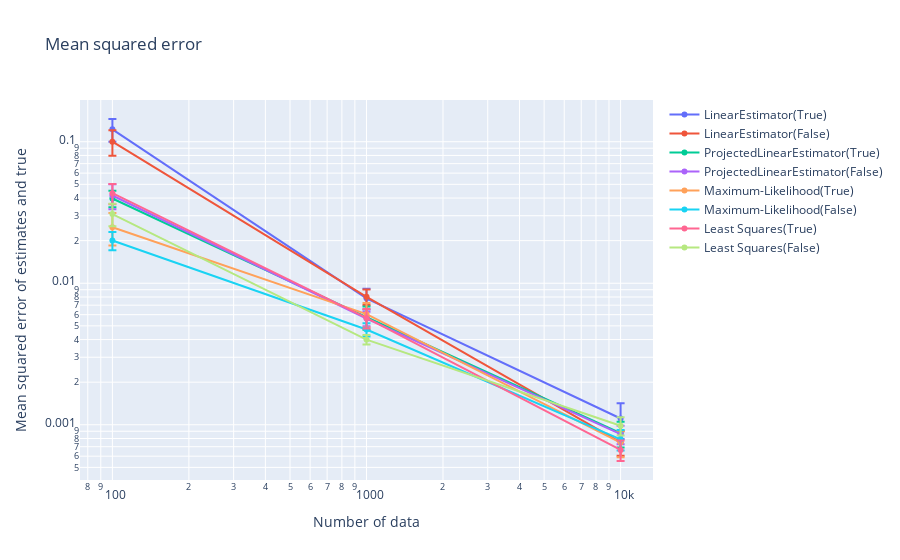

This figure's notebook cell:
### Code cell
fig = data_analysis.make_mses_graph_estimation_results(
    estimation_results_list,
    case_name_list,
    true_object,
)
fig.show()

### Figure 1 — Plotly figure (JSON) as saved in the notebook; plotly's stock layout.template omitted (floating-point values rounded to 4 significant figures)
{"data": [{"error_y": {"array": [0.02233, 0.001298, 0.0003141], "type": "data", "visible": true}, "mode": "lines+markers", "name": "LinearEstimator(True)", "type": "scatter", "x": [100, 1000, 10000], "y": [0.1224, 0.007829, 0.001108]}, {"error_y": {"array": [0.02033, 0.001008, 0.0001488], "type": "data", "visible": true}, "mode": "lines+markers", "name": "LinearEstimator(False)", "type": "scatter", "x": [100, 1000, 10000], "y": [0.1001, 0.008021, 0.0007525]}, {"error_y": {"array": [0.005313, 0.001075, 0.0001793], "type": "data", "visible": true}, "mode": "lines+markers", "name": "ProjectedLinearEstimator(True)", "type": "scatter", "x": [100, 1000, 10000], "y": [0.03971, 0.005769, 0.000871]}, {"error_y": {"array": [0.008288, 0.0006523, 0.0001284], "type": "data", "visible": true}, "mode": "lines+markers", "name": "ProjectedLinearEstimator(False)", "type": "scatter", "x": [100, 1000, 10000], "y": [0.04169, 0.005628, 0.0008579]}, {"error_y": {"array": [0.006431, 0.001195, 0.0001586], "type": "data", "visible": true}, "mode": "lines+markers", "name": "Maximum-Likelihood(True)", "type": "scatter", "x": [100, 1000, 10000], "y": [0.02489, 0.006057, 0.0007481]}, {"error_y": {"array": [0.002972, 0.0005039, 0.0001309], "type": "data", "visible": true}, "mode": "lines+markers", "name": "Maximum-Likelihood(False)", "type": "scatter", "x": [100, 1000, 10000], "y": [0.02007, 0.004709, 0.0007896]}, {"error_y": {"array": [0.007061, 0.000892, 0.0001093], "type": "data", "visible": true}, "mode": "lines+markers", "name": "Least Squares(True)", "type": "scatter", "x": [100, 1000, 10000], "y": [0.04328, 0.005692, 0.0006641]}, {"error_y": {"array": [0.005575, 0.0003057, 0.000145], "type": "data", "visible": true}, "mode": "lines+markers", "name": "Least Squares(False)", "type": "scatter", "x": [100, 1000, 10000], "y": [0.03083, 0.003999, 0.0009841]}], "layout": {"title": {"text": "Mean squared error"}, "xaxis": {"title": {"text": "Number of data"}, "type": "log"}, "yaxis": {"title": {"text": "Mean squared error of estimates and true"}, "type": "log"}}}
